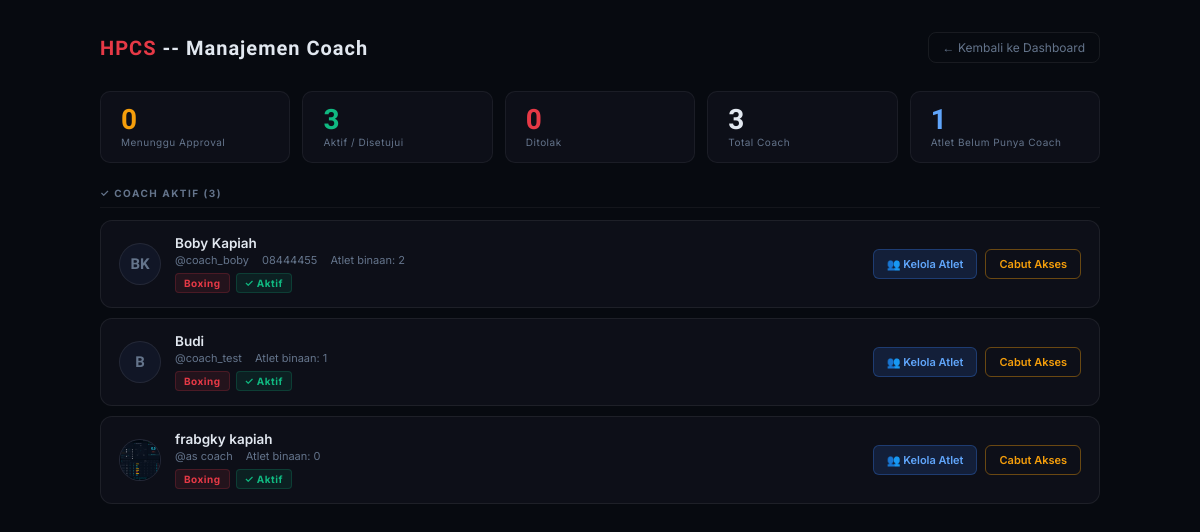
Page /combat/admin-coach/ (signed in) on the committed database.
### combat/models.py (models this page shows, shortened)
class ProfilPelatih(models.Model):
    STATUS_CHOICES = [
        ('pending',  'Menunggu Persetujuan'),
        ('approved', 'Disetujui'),
        ('rejected', 'Ditolak'),
    ]
    user        = models.OneToOneField(
        User, on_delete=models.CASCADE,
        related_name='profil_pelatih'
    )
    cabang      = models.CharField(max_length=20, choices=CABANG_CHOICES, blank=True)
    no_hp       = models.CharField(max_length=20, blank=True)
    email       = models.EmailField(blank=True, verbose_name='Email')
    foto        = models.ImageField(upload_to='foto_pelatih/', blank=True, null=True, verbose_name='Foto Profil')
    status      = models.CharField(max_length=10, choices=STATUS_CHOICES, default='pending')
    dibuat_pada = models.DateTimeField(auto_now_add=True)
    class Meta:
        verbose_name        = 'Profil Pelatih'
        verbose_name_plural = 'Profil Pelatih'

### combat/views.py (the view, shortened to what this page needs)
# urls.py: path('admin-coach/', views.AdminCoachView.as_view(), name='admin_coach'),
class AdminCoachView(LoginRequiredMixin, View):
    template_name = 'combat/admin_coach.html'
    def dispatch(self, request, *args, **kwargs):
        if not (request.user.is_superuser or request.user.is_staff):
            messages.error(request, 'Akses ditolak.')
            return redirect('combat:dashboard')
        return super().dispatch(request, *args, **kwargs)
    def get(self, request):
        pending_list  = ProfilPelatih.objects.filter(status='pending').select_related('user').order_by('-dibuat_pada')
        approved_list = ProfilPelatih.objects.filter(status='approved').select_related('user').order_by('user__first_name')
        rejected_list = ProfilPelatih.objects.filter(status='rejected').select_related('user').order_by('-dibuat_pada')
        semua_atlet = Atlet.objects.all().order_by('nama_atlet')
        atlet_bebas = Atlet.objects.filter(pelatih__isnull=True).order_by('nama_atlet')
        return render(request, self.template_name, {
            'pending_list':   pending_list,
            'approved_list':  approved_list,
            'rejected_list':  rejected_list,
            'total_pending':  pending_list.count(),
            'total_approved': approved_list.count(),
            'total_rejected': rejected_list.count(),
            'total_semua':    ProfilPelatih.objects.count(),
            'semua_atlet':    semua_atlet,
            'atlet_bebas':    atlet_bebas,
        })

### combat/templates/combat/admin_coach.html (shortened to what this page needs)
<!DOCTYPE html>
<html lang="id">
<head>
</head>
<body>
<div class="container">
  <div class="header">
    <div class="logo"><span>HPCS</span> -- Manajemen Coach</div>
    <a href="{% url 'combat:dashboard' %}" class="back-btn">&#8592; Kembali ke Dashboard</a>
  </div>
  <div class="stat-row">
    <div class="stat-card">
      <div class="stat-num" style="color:#f59e0b">{{ total_pending }}</div>
      <div class="stat-label">Menunggu Approval</div>
    </div>
    <div class="stat-card">
      <div class="stat-num" style="color:#10b981">{{ total_approved }}</div>
      <div class="stat-label">Aktif / Disetujui</div>
    </div>
    <div class="stat-card">
      <div class="stat-num" style="color:#e63946">{{ total_rejected }}</div>
      <div class="stat-label">Ditolak</div>
    </div>
    <div class="stat-card">
      <div class="stat-num" style="color:#e2e8f0">{{ total_semua }}</div>
      <div class="stat-label">Total Coach</div>
    </div>
    <div class="stat-card">
      <div class="stat-num" style="color:#60a5fa">{{ atlet_bebas|length }}</div>
      <div class="stat-label">Atlet Belum Punya Coach</div>
    </div>
  </div>
  <div class="section-title">&#10003; Coach Aktif ({{ approved_list|length }})</div>
  {% for p in approved_list %}
  <div class="coach-card">
    <div class="coach-main">
      <div class="coach-avatar">
        {% if p.foto %}<img src="{{ p.foto.url }}" alt="">{% else %}{{ p.user.first_name|slice:":1"|upper }}{{ p.user.last_name|slice:":1"|upper }}{% endif %}
      </div>
      <div class="coach-info">
        <div class="coach-name">{{ p.user.get_full_name|default:p.user.username }}</div>
        <div class="coach-meta">
          <span>@{{ p.user.username }}</span>
          {% if p.no_hp %}<span>{{ p.no_hp }}</span>{% endif %}
          <span>Atlet binaan: {{ p.user.atlet_binaan.count }}</span>
        </div>
        <div class="badges">
          <span class="badge badge-cabang">{{ p.get_cabang_display }}</span>
          <span class="badge badge-aktif">&#10003; Aktif</span>
        </div>
      </div>
      <div class="coach-actions">
        <button type="button" class="btn btn-kelola" onclick="toggleAssign('assign-{{ p.pk }}')">
          &#128101; Kelola Atlet
        </button>
        <form method="post" action="{% url 'combat:admin_coach' %}" style="display:inline">
          <button type="submit" class="btn btn-revoke">Cabut Akses</button>
        </form>
      </div>
    </div>
  </div>
  {% empty %}
  <div class="empty">Belum ada coach yang disetujui.</div>
  {% endfor %}
</div>
</body>
</html>

### combat/templates/combat/admin_coach.html (style rules this page uses)
* { box-sizing:border-box;margin:0;padding:0 }
body { background:#070a10;color:#e2e8f0;font-family:'Inter',sans-serif;min-height:100vh;padding:32px 20px }
.container { max-width:1000px;margin:0 auto }
.header { display:flex;align-items:center;justify-content:space-between;margin-bottom:28px }
.logo { font-family:'Barlow Condensed',sans-serif;font-size:20px;font-weight:800;letter-spacing:1px }
.logo span { color:#e63946 }
.back-btn { font-size:12px;color:#64748b;text-decoration:none;display:flex;align-items:center;gap:6px;padding:7px 14px;border:1px solid rgba(255,255,255,0.07);border-radius:8px;transition:all .2s }
.stat-row { display:flex;gap:12px;margin-bottom:24px;flex-wrap:wrap }
.stat-card { background:#0d0f18;border:1px solid rgba(255,255,255,0.06);border-radius:10px;padding:14px 20px;flex:1;min-width:100px }
.stat-num { font-family:'Barlow Condensed',sans-serif;font-size:28px;font-weight:800;line-height:1 }
.stat-label { font-size:10px;color:#64748b;letter-spacing:.5px;margin-top:2px }
.section-title { font-size:10px;font-weight:700;letter-spacing:1.5px;text-transform:uppercase;color:#64748b;margin-bottom:12px;padding-bottom:8px;border-bottom:1px solid rgba(255,255,255,0.05) }
.coach-card { background:#0d0f18;border:1px solid rgba(255,255,255,0.07);border-radius:12px;margin-bottom:10px;overflow:hidden }
.coach-main { display:flex;align-items:center;gap:14px;padding:14px 18px }
.coach-avatar { width:42px;height:42px;border-radius:50%;background:#111626;border:1px solid rgba(255,255,255,0.08);overflow:hidden;flex-shrink:0;display:flex;align-items:center;justify-content:center;font-family:'Barlow Condensed',sans-serif;font-size:15px;font-weight:700;color:#64748b }
.coach-avatar img { width:100%;height:100%;object-fit:cover }
.coach-info { flex:1;min-width:0 }
.coach-name { font-size:13.5px;font-weight:600;color:#e2e8f0 }
.coach-meta { font-size:11px;color:#64748b;margin-top:2px }
.coach-meta span { margin-right:10px }
.badges { display:flex;gap:6px;margin-top:6px;flex-wrap:wrap }
.badge { display:inline-flex;align-items:center;gap:4px;font-size:10px;font-weight:700;letter-spacing:.5px;padding:3px 8px;border-radius:4px }
.badge-cabang { background:rgba(230,57,70,0.1);color:#e63946;border:1px solid rgba(230,57,70,0.2) }
.badge-aktif { background:rgba(16,185,129,0.1);color:#10b981;border:1px solid rgba(16,185,129,0.2) }
.coach-actions { display:flex;gap:8px;flex-shrink:0 }
.btn { font-size:11px;font-weight:600;padding:7px 13px;border-radius:6px;border:none;cursor:pointer;font-family:'Inter',sans-serif;transition:opacity .2s;text-decoration:none;display:inline-block;white-space:nowrap }
.btn-revoke { background:transparent;border:1px solid rgba(245,158,11,0.4);color:#f59e0b }
.btn-kelola { background:rgba(59,130,246,0.15);border:1px solid rgba(59,130,246,0.3);color:#60a5fa }

### rows in the picture
ProfilPelatih: user.first_name "B", user.last_name "K", user.get_full_name "Boby Kapiah", user.username "coach_boby", no_hp "08444455", user.atlet_binaan.count "2", cabang "Boxing"
ProfilPelatih: user.first_name "B", user.get_full_name "Budi", user.username "coach_test", user.atlet_binaan.count "1", cabang "Boxing"
ProfilPelatih: foto (picture), user.get_full_name "frabgky kapiah", user.username "as coach", user.atlet_binaan.count "0", cabang "Boxing"

### other values in the picture
{{ total_pending }} "0"
{{ total_approved }} "3"
{{ total_rejected }} "0"
{{ total_semua }} "3"
{{ atlet_bebas|length }} "1"
{{ approved_list|length }} "3"
